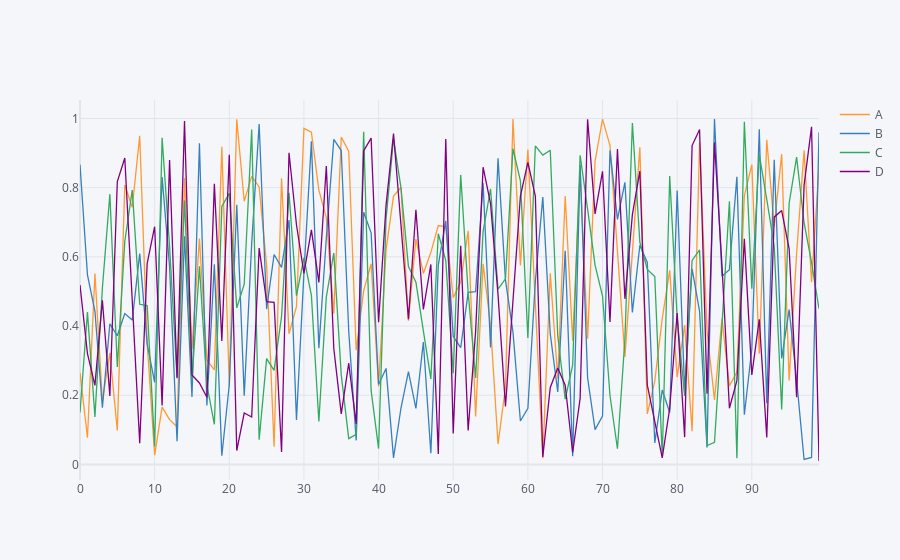

Notebook source saved alongside this figure:
### Markdown cell above
# Line Plots

### Code cell
import warnings
warnings.simplefilter(action = 'ignore', category = FutureWarning)

# Create line plot
df.iplot(kind='line')
